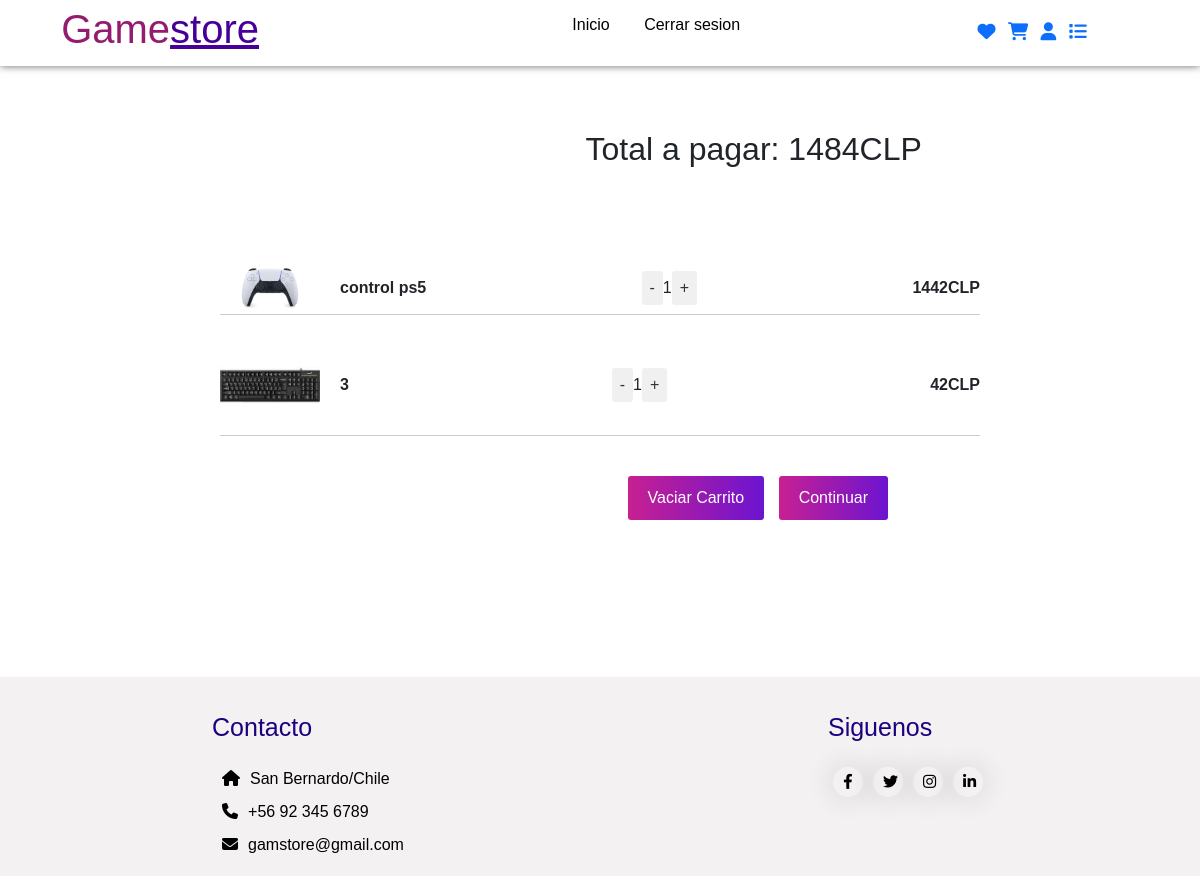
Before: /productos/carrito/ (signed in) with the older database file.
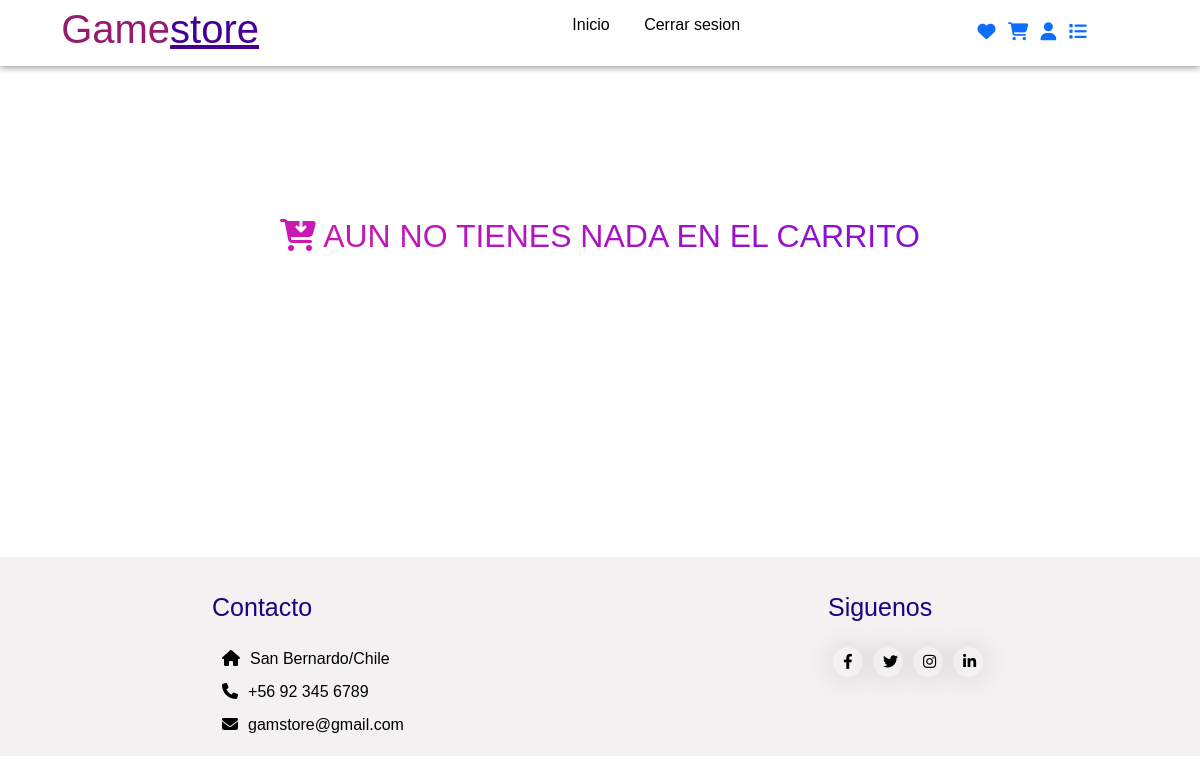
After: the same page with the newer database file.
### modulos/productos/models.py (models this page shows)
class Carrito(models.Model):
    cantidad = models.PositiveSmallIntegerField()
    subtotal = models.IntegerField(validators=[MinValueValidator(1)])
    producto = models.ForeignKey(Producto, on_delete=models.CASCADE)
    usuario = models.ForeignKey(User, on_delete=models.CASCADE)

class Producto(models.Model):
    nombre = models.CharField(max_length=30)
    descripcion = models.TextField()
    imagen = models.ImageField(upload_to='productos',null=True)
    precio = models.IntegerField(validators=[MinValueValidator(1)])
    stock= models.SmallIntegerField(validators=[MinValueValidator(1)])
    categoria = models.CharField(max_length=20, choices=categorias)

### modulos/productos/views.py (the view)
# urls.py: path('carrito/',views.carro, name='carrito'),
@login_required
def carro(request):
    carrito = Carrito.objects.filter(usuario = request.user.id)
    if carrito.exists():
        total = 0
        for carro in carrito:
            total += carro.subtotal
        datos = {
                'carrito':carrito,
                'total':total
        }
        return render(request,'compra/carrito.html',datos)
    else:
        datos = {
            'mensaje':'Aun no tienes nada en el carrito'
        }
        return render(request,'compra/carrito.html',datos)

### templates/compra/carrito.html (shortened to what this page needs)
{% extends '../base/base.html' %}
{% block content %}
<div class="main-content">
    {% if carrito %}
    <div class="totalPag"><h2>Total a pagar: {{total}}CLP</h2></div>
  <div class="cart">
        <div class="cart-items">
                {% for carro in carrito %}
                    <div class="cart-item">
                        <img src="{{carro.producto.imagen.url}}" alt="{{carro.producto.nombre}}">
                        <div class="item-details">
                            <div class="product-name">{{carro.producto.nombre}}</div>
                            <div class="quantity">
                                <a href="{% url 'restar' carro.producto.id %}">-</a>
                                <span>{{carro.cantidad}}</span>
                                <a href="{% url 'sumar' carro.producto.id %}">+</a>
                            </div>
                            <div class="subtotal">{{carro.subtotal}}CLP</div>
                        </div>
                    </div>
                {% endfor %}
        </div>
    </div>
    <div class="cart-total">
        <a class="btn2" type="button" href="{% url 'vaciar' %}">Vaciar Carrito</a>
        <a class="btn1" type="button" href="{% url 'ordencompra' total %}">Continuar</a>
    </div>
</div>
{% else %}
<div class="main">
<h2>
    <i class="fas fa-cart-arrow-down"> </i>
    {{mensaje}}
</h2>
</div>
{% endif %}
<div class="parteAbajo" style="height: 157px;"></div>
{% endblock %}

Changed rows visible on the page:
removed Carrito: producto.imagen (picture), producto.nombre "control ps5", cantidad "1", subtotal "1442"
removed Carrito: producto.imagen (picture), producto.nombre "3", cantidad "1", subtotal "42"
Other visible differences:
{{ mensaje }}: (not shown) → "AUN NO TIENES NADA EN EL CARRITO"
{{ total }}: "1484" → (not shown)
text no longer shown: "Total a pagar: CLP Vaciar Carrito Continuar"
